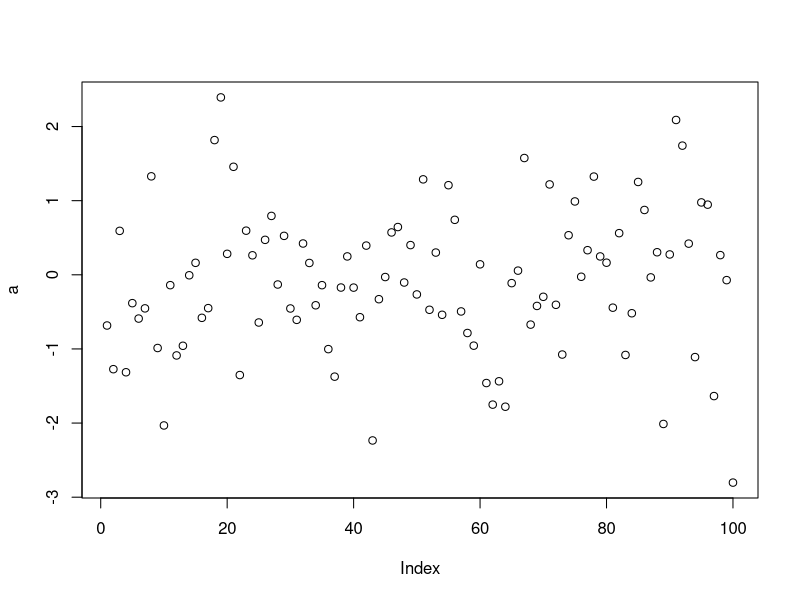
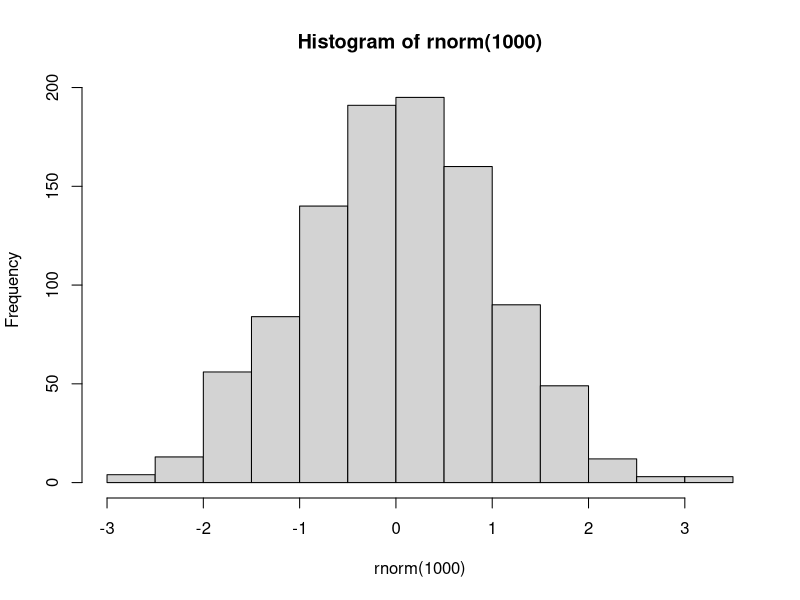
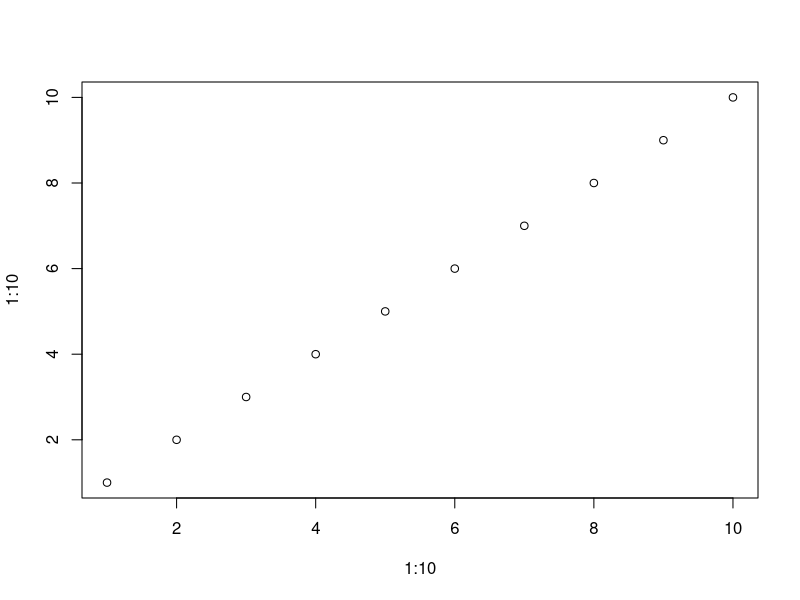

The R script that drew these images, in order:
## git example workshop

a <- rnorm(100)
plot(a)

## now adding one more line.
hist(rnorm(1000))

## another line
plot(1:10, 1:10)

## yet another
rnorm(100)